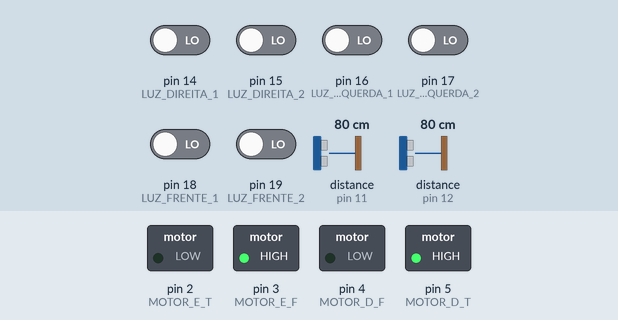
Simulated run of this sketch. Board: Arduino Uno, built with avr-gcc and run on an emulated ATmega328P. Shown: switched loads named in the sketch (green lamp = pin HIGH). The test bench sets the inputs (shaded band); at power-on: pin 14 (LUZ_DIREITA_1), pin 15 (LUZ_DIREITA_2), pin 16 (LUZ_ESQUERDA_1), pin 17 (LUZ_ESQUERDA_2), pin 18 (LUZ_FRENTE_1), pin 19 (LUZ_FRENTE_2) LOW, distance to the obstacle (sensors on pin 11, pin 12) 80 cm. The echo pulse lasts 58.3 µs per cm.

Above: at 1.2 s.
1.3 s: distance to the obstacle (sensor on pin 11) set to 95 cm
2.8 s: distance to the obstacle (sensor on pin 11) set to 105 cm
At 3.4 s:
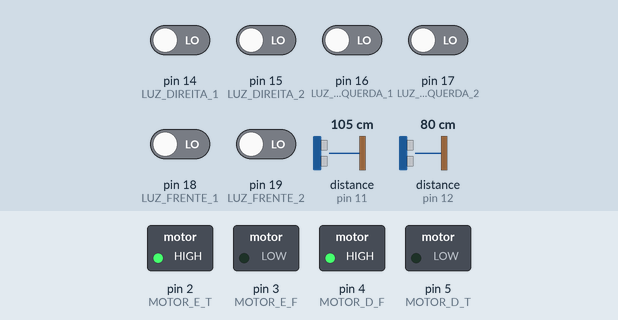
4.3 s: distance to the obstacle (sensor on pin 12) set to 12 cm
5.8 s: distance to the obstacle (sensor on pin 12) set to 9 cm
At 6.9 s:
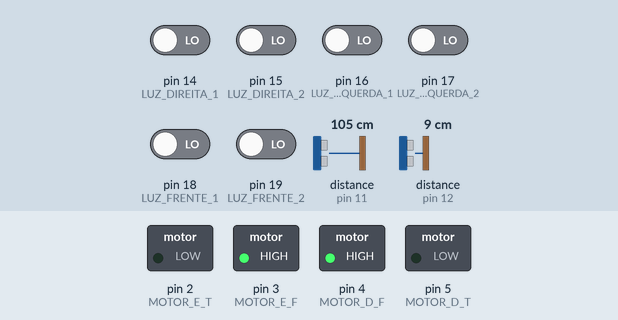
7.3 s: pin 14 (LUZ_DIREITA_1) driven HIGH
At 7.8 s:
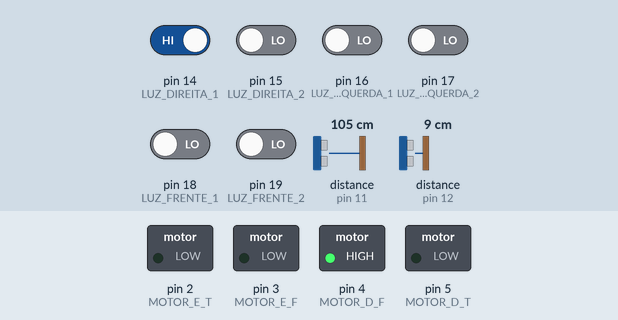
8.8 s: pin 14 (LUZ_DIREITA_1) driven LOW
At 9.3 s:
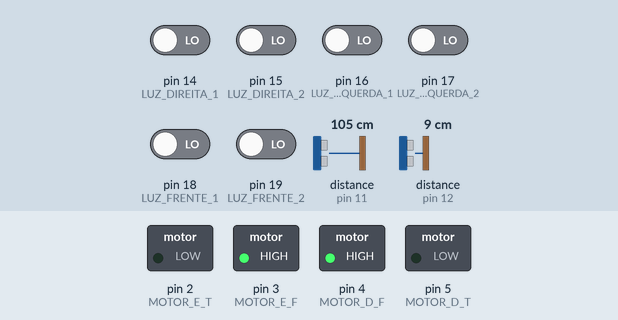
Timing chart, 0 to 11.3 s (numbered marks = the images above; inputs shaded):
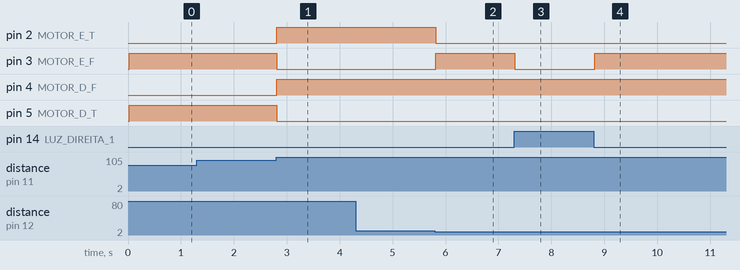

The sketch:

SumoTradicionalSensorIV.ino
```cpp
// Projeto robo sumô com sensor de detecção de linha (luz)
// Data da última mofificação: 14/08/2015
// NÃO utilizado na competição

/* OBS: definir o tempo de delay nas fugas */

#include <Ultrasonic.h>
#include <QTRSensors.h>

#define LIMITE_BRANCO 3500
#define LIMITE_BRANCO_FRENTE 400

#define LUZ_FRENTE_1 18
#define LUZ_FRENTE_2 19
#define LUZ_ESQUERDA_1 16
#define LUZ_ESQUERDA_2 17
#define LUZ_DIREITA_1 14
#define LUZ_DIREITA_2 15

#define SOM_FRENTE_ECHO 12
#define SOM_FRENTE_TRIG 13
#define SOM_DIREITA_ECHO 11
#define SOM_DIREITA_TRIG 10


#define MOTOR_E_F 3
#define MOTOR_E_T 2
#define MOTOR_D_F 4
#define MOTOR_D_T 5

int limiarEsquerda1,limiarEsquerda2, limiarDireita1, limiarDireita2, limiarFrente1, limiarFrente2;

QTRSensorsRC sensorLuzFrente((unsigned char[]) {LUZ_FRENTE_1, LUZ_FRENTE_2}, 2);
QTRSensorsRC sensorLuzDireita((unsigned char[]) {LUZ_DIREITA_1, LUZ_DIREITA_2}, 2);
QTRSensorsRC sensorLuzEsquerda((unsigned char[]) {LUZ_ESQUERDA_1, LUZ_ESQUERDA_2}, 2);

Ultrasonic sensorSomFrente(SOM_FRENTE_TRIG, SOM_FRENTE_ECHO);
Ultrasonic sensorSomDireita(SOM_DIREITA_TRIG, SOM_DIREITA_ECHO);

boolean luzEsquerdo, luzDireito, luzFrente; // apenas dizem se detectou algo ou nao
boolean somFrente, somDireito;

/* Vetores que guardam o valor dos sensores de luz */
unsigned int readLuzFrente[2];
unsigned int readLuzEsquerda[2];
unsigned int readLuzDireita[2];

void giraHorario() {

  //Serial.print("-------------Horario\n");

  /* Motor esquerdo pra frente*/
  digitalWrite(MOTOR_E_F, HIGH);
  digitalWrite(MOTOR_E_T, LOW);

  /* Motor direito pra tras */
  digitalWrite(MOTOR_D_T, HIGH);
  digitalWrite(MOTOR_D_F, LOW);

  //Perigoso
  //delay(1000);
}

void giraAntiHorario() {

  //Serial.print("-------------AntiHorario\n");

  /* Motor esquerdo pra tras */
  digitalWrite(MOTOR_E_T, HIGH);
  digitalWrite(MOTOR_E_F, LOW);

  /* Motor direito pra frente */
  digitalWrite(MOTOR_D_F, HIGH);
  digitalWrite(MOTOR_D_T, LOW);

  //Perigoso
 // delay(1000);

}

void fugaDireita() {

  //Serial.print("-------------FugaDireita\n");

  /* Motor esquerdo parado */
  digitalWrite(MOTOR_E_F, LOW);
  digitalWrite(MOTOR_E_T, LOW);

  /* Motor direito pra frente */
  digitalWrite(MOTOR_D_F, HIGH);
  digitalWrite(MOTOR_D_T, LOW);

  //Perigoso
 //delay(1000);
}

void fugaEsquerda() {

  //Serial.print("------------Fuga Esquerda\n");

  /* Motor esquerdo pra frente */
  digitalWrite(MOTOR_E_F, HIGH);
  digitalWrite(MOTOR_E_T, LOW);

  /* Motor direito parado */
  digitalWrite(MOTOR_D_F, LOW);
  digitalWrite(MOTOR_D_T, LOW);

  //Perigoso
  //delay(1000);
}

void avanca() {

  //Serial.print("-------------Avanca\n");

 /* Motor esquerdo pra frente */
  digitalWrite(MOTOR_E_F, HIGH);
  digitalWrite(MOTOR_E_T, LOW);

  /* Motor direito pra frente */
  digitalWrite(MOTOR_D_F, HIGH);
  digitalWrite(MOTOR_D_T, LOW);

  //delay(1000);
}

void volta() {

 // Serial.print("--------------Volta\n");

   /* Motor esquerdo pra tras */
  digitalWrite(MOTOR_E_F, LOW);
  digitalWrite(MOTOR_E_T, HIGH);

  /* Motor direito tras */
  digitalWrite(MOTOR_D_F, LOW);
  digitalWrite(MOTOR_D_T, HIGH);


  //Perigoso
  //delay(1000);
}

//Explicacao sobre a periculosidade do delay, este delay de 1000 significa que vcs sempre irao se deslocar em intervalos de 1s, o que talvez seja muito para o ajuste que o robo deve fazer


boolean testaLuzEsquerdo() {

  boolean retorno = false;

  sensorLuzEsquerda.read(readLuzEsquerda); // atualiza a leitura dos sensores de cor

 // Serial.println(readLuzEsquerda[0]);
 // Serial.println(readLuzEsquerda[1]);

  if(readLuzEsquerda[0] > (float)limiarEsquerda1 * (float)1.5 || readLuzEsquerda[1] > (float)limiarEsquerda2 * (float)1.5) {
    retorno = true;
   // Serial.print("Preto Esquerda\n");
  }

   // Serial.print("Branco Esquerda\n");

  //delay(1000);

  return retorno;
}

boolean testaLuzDireito() {

  boolean retorno = false;
  sensorLuzDireita.read(readLuzDireita); // atualiza a leitura dos sensores de cor

  //Serial.println(readLuzDireita[0]);
  //Serial.println(readLuzDireita[1]);

  if(readLuzDireita[0] > (float)limiarDireita1 * (float) 1.5 || readLuzDireita[1] > (float)limiarDireita2 * (float) 1.5) {
    retorno = true;
    //Serial.print("Preto Direita\n");
  }
 // else
    //Serial.print("Branco Direita\n");

 // delay(1000);

  return retorno;
}

boolean testaLuzFrente() {

  boolean retorno = false;
  sensorLuzFrente.read(readLuzFrente); // atualiza a leitura dos sensores de cor

//  Serial.println(readLuzFrente[0]);
//  Serial.println(readLuzFrente[1]);

  if(readLuzFrente[0] > (float)limiarFrente1* (float) 1.5 || readLuzFrente[1] > (float)limiarFrente2 * (float)1.5) {
    retorno = true;
   // Serial.print("Preto Frente\n");
  }
 // else
   // Serial.print("Branco Frente\n");

  //delay(1000);

  return retorno;
}

int testaSomDireito() {

  boolean retorno = false;
  int dist = sensorSomDireita.Ranging(CM);/* Valor analogico do pino do sensor*/;

  if(dist <= 100) {
    retorno = true;
   // Serial.print("achei Direito\n");
  }
 // else
   // Serial.print("Nao Direito\n");

  //delay(1000);

  return retorno;
}

int testaSomFrente() {

  boolean retorno = false;
  int dist = sensorSomFrente.Ranging(CM);/* Valor analogico do pino do sensor*/;

  if(dist <= 10) {
    retorno = true;
   // Serial.println("achei Frente\n" + dist);
  }
  //else
   // Serial.print("Nao Frente\n");

  //delay(1000);

  return retorno;
}


void setup() {


  Serial.begin(9600);

  // put your setup code here, to run once:
  pinMode(MOTOR_D_F, OUTPUT);
  pinMode(MOTOR_D_T, OUTPUT);
  pinMode(MOTOR_E_F, OUTPUT);
  pinMode(MOTOR_E_T, OUTPUT);

  pinMode(LUZ_DIREITA_1, INPUT);
  pinMode(LUZ_DIREITA_2, INPUT);
  pinMode(LUZ_ESQUERDA_1, INPUT);
  pinMode(LUZ_ESQUERDA_2, INPUT);

  pinMode(LUZ_FRENTE_1, INPUT);
  pinMode(LUZ_FRENTE_2, INPUT);

  pinMode(SOM_FRENTE_ECHO, INPUT);
  pinMode(SOM_FRENTE_TRIG, OUTPUT);
  pinMode(SOM_DIREITA_ECHO, INPUT);
  pinMode(SOM_DIREITA_TRIG, OUTPUT);

  sensorLuzEsquerda.read(readLuzEsquerda);
  limiarEsquerda1 = readLuzEsquerda[0];
  limiarEsquerda2 = readLuzEsquerda[1];

  sensorLuzFrente.read(readLuzFrente);
  limiarFrente1 = readLuzFrente[0];
  limiarFrente2 = readLuzFrente[1];

  sensorLuzDireita.read(readLuzDireita);
  limiarDireita1 = readLuzDireita[0];
  limiarDireita2 = readLuzDireita[1];
}

void loop() {


  //delay(1000);

  /* Testa os sensores de luz pra detectar o chão */
  luzEsquerdo = testaLuzEsquerdo();
  luzDireito = testaLuzDireito();
  luzFrente = testaLuzFrente();

 /* Se for detectada alguma luz - MODULO DE FUGA*/
  if(luzEsquerdo || luzDireito || luzFrente) {
    if(luzEsquerdo && !luzDireito)
      fugaEsquerda();
    else if(!luzEsquerdo && luzDireito)
      fugaDireita();
    else if(luzDireito && luzEsquerdo)
      avanca();
    else if(luzFrente)
      volta();
  }
  else { //caso nao detecte nenhuma luz
    /* Procura o inimigo */
    somFrente = testaSomFrente();
    if(somFrente)
      avanca();
    else {

     somDireito = testaSomDireito();


     if(somDireito) // Talvez colocar um while aqui dentro até quando encontrar o inimigo no sensor da frente
       giraHorario();
     else // Talvez colocar while ate encontrar algo no sensor da frente ou no sensor lateral
       giraAntiHorario();

    }
  }

  delay(10);


}
```

Measured:
- the behaviour switches between 100 and 101 cm on distance to the obstacle (sensor on pin 11) (found by bisection; images 0 and 1)
- the behaviour switches between 11 and 10 cm on distance to the obstacle (sensor on pin 12) (found by bisection; images 1 and 2)
- after the input at 1.3 s, every drawn part: stays the same
- after the input at 2.8 s, pin 2 (MOTOR_E_T), pin 4 (MOTOR_D_F): LOW → HIGH at once; pin 3 (MOTOR_E_F), pin 5 (MOTOR_D_T): HIGH → LOW at once
- after the input at 4.3 s, every drawn part: stays the same
- after the input at 5.8 s, pin 2 (MOTOR_E_T): HIGH → LOW at once; pin 3 (MOTOR_E_F): LOW → HIGH at once
- after the input at 7.3 s, pin 3 (MOTOR_E_F): HIGH → LOW at once
- after the input at 8.8 s, pin 3 (MOTOR_E_F): LOW → HIGH at once
